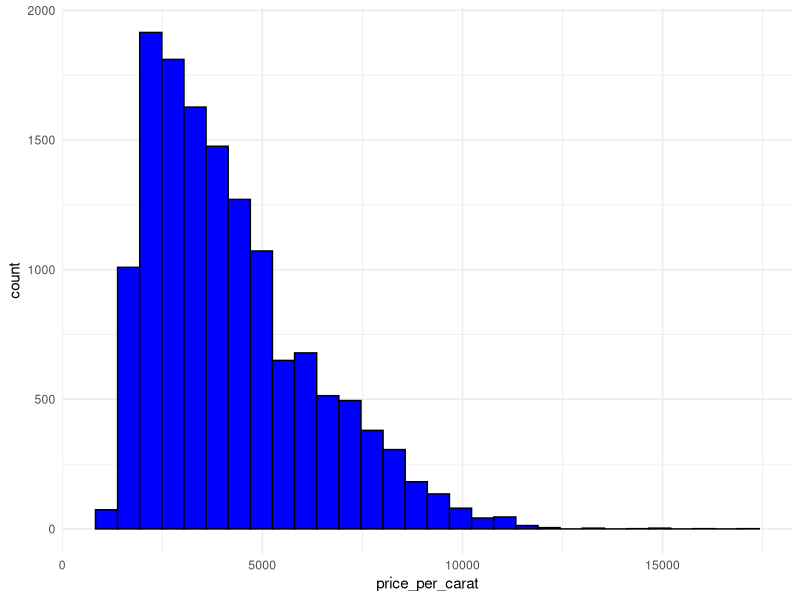
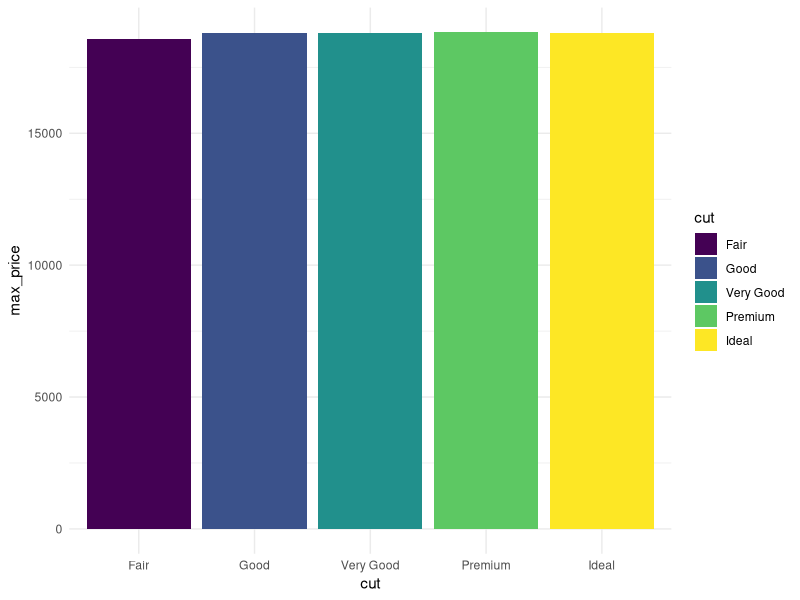

The R script that drew these images, in order:
## ---- chunk 1
knitr::opts_chunk$set(echo = TRUE)
library(tidyverse)
## ---- chunk 2
# Load diamonds dataset
library(ggplot2)
data(diamonds)
head(diamonds)
## ---- chunk 3
ideal_large_diamonds <- diamonds %>% filter(cut == "Ideal" & carat >= 3)
nrow(ideal_large_diamonds)
## ---- chunk 4
diamonds_selected <- diamonds %>% select(-x, -y, -z)
head(diamonds_selected)
## ---- chunk 5
diamonds %>% arrange(desc(x)) %>% head(1)
## ---- chunk 6
diamonds <- diamonds %>% mutate(good_color = color %in% c("D", "E", "F", "G"))
head(diamonds)
## ---- chunk 7
diamonds %>% filter(carat >= 1, price < 1000) %>% summarise(any_below_1000 = n() > 0)
## ---- chunk 8
diamonds %>% mutate(volume = x * y * z) %>% filter(volume >= 1) %>% summarise(mean_price = mean(price))
## ---- chunk 9
diamonds %>% group_by(cut) %>% summarise(count = n())
## ---- chunk 10
diamonds %>% 
  filter(cut == "Premium") %>% 
  mutate(price_per_carat = price / carat) %>% 
  ggplot(aes(x = price_per_carat)) +
  geom_histogram(bins = 30, fill = "blue", color = "black") +
  theme_minimal()
## ---- chunk 11
diamonds %>% 
  group_by(cut) %>% 
  summarise(max_price = max(price)) %>%
  ggplot(aes(x = cut, y = max_price, fill = cut)) +
  geom_col() +
  theme_minimal()
## ---- chunk 12
diamonds %>% summarise(min_price = min(price))
diamonds %>% arrange(price) %>% slice(1)
## ---- chunk 13
diamonds %>% filter(x >= 1.5 * y) %>% summarise(count = n())
## ---- chunk 14
diamonds %>% 
  filter(color %in% c("D", "E", "F", "G")) %>%
  group_by(cut) %>%
  summarise(median_carat = median(carat))
